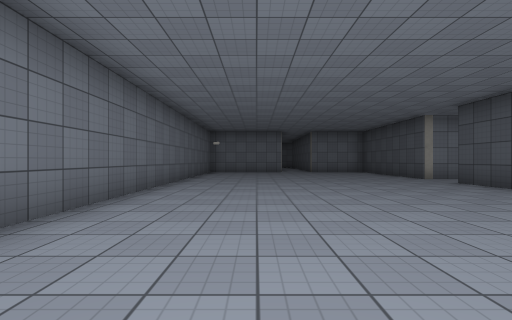
[1] (above)

16 first-person views from a walk through a scene from a Unity 3-D project. The camera is 1.2 m above the floor, looks level and sees 85° across. Doors are open. The floor is counted in squares, 2 m on a side. Each view is taken from the middle of a square. On the plan, view 1 faces up. The plan holds only what a view shows up to about 9 squares ahead; the rest is blank. The place goes on beyond the plan. The player is left out. Surface patterns are stand-ins for the level's own textures.

[2]
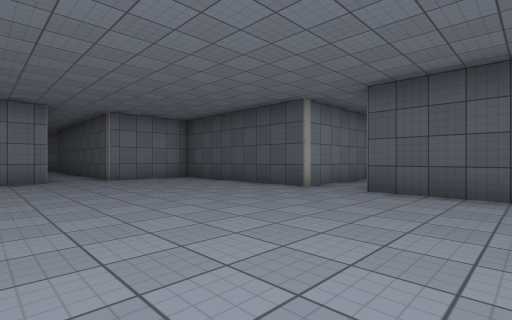

[3]
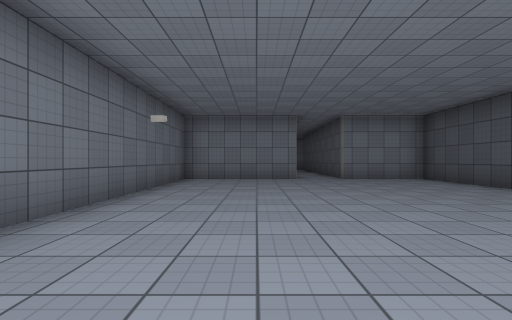

[4]
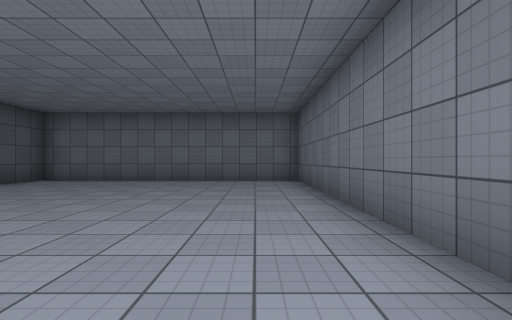

[5]
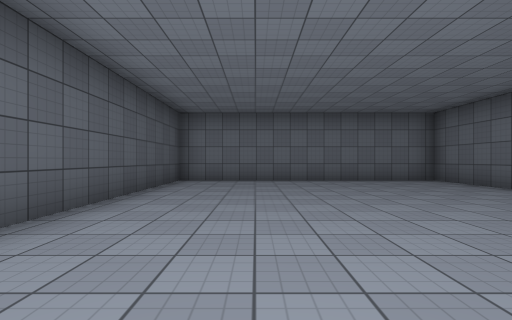

[6]
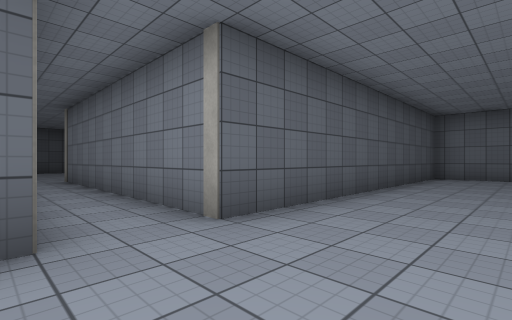

[7]
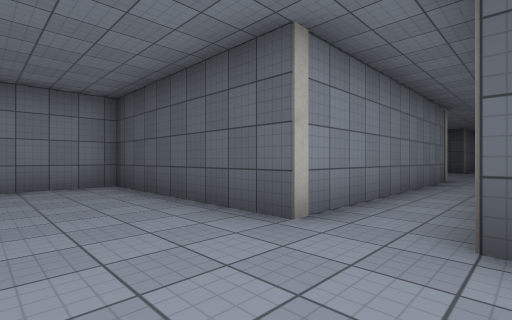

[8]
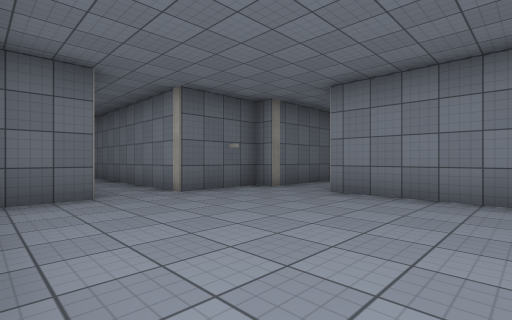

[9]
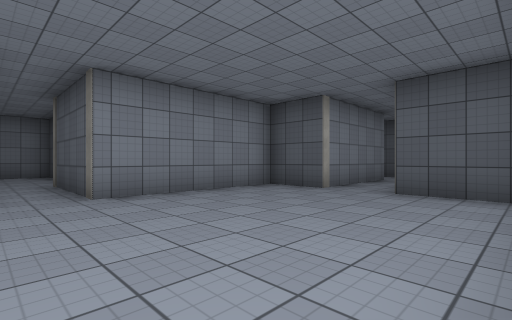

[10]
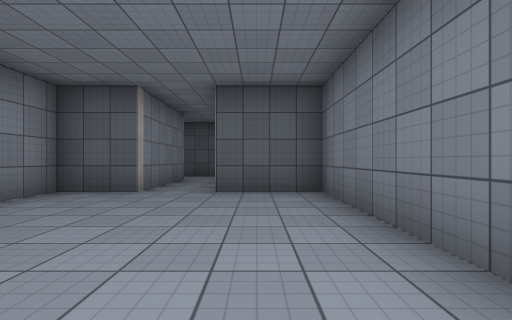

[11]
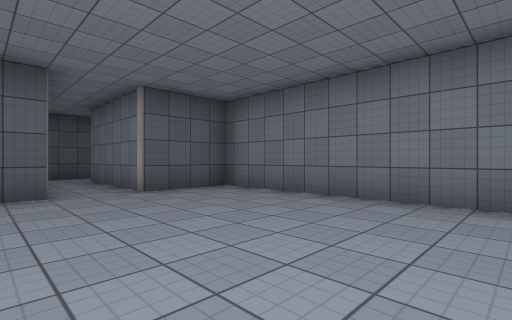

[12]
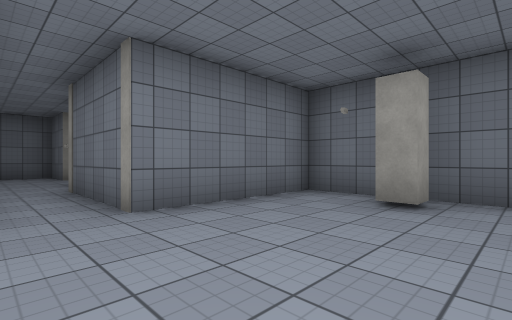

[13]
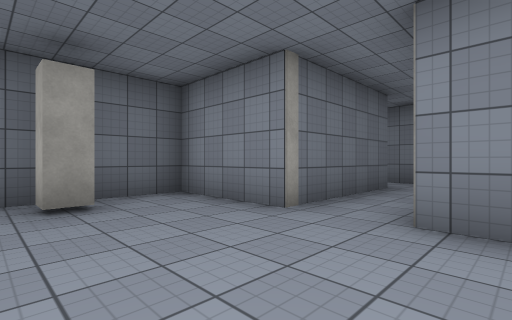

[14]
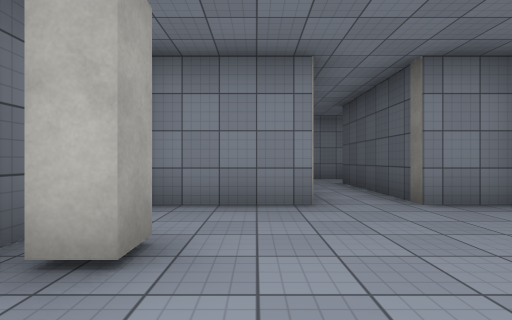

[15]
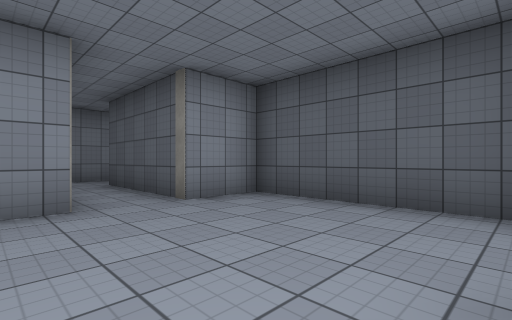

[16]
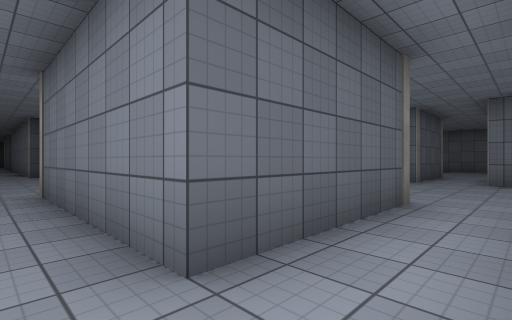

### Floor plan
Ten units are one square. View 1 is at (0, 0); x grows to the right and y downward. Boxes are objects, and circles mark ways between rooms. Rooms are numbered by the first view taken in them; rooms with no view inside come last. Other rooms are left out.
<svg viewBox="-27 -232 264 250">
<path fill="none" stroke="#000" d="M14 -137 -22 -137 -22 13 52 13 52 -72 123 -72M123 -87 52 -87 52 -137 27 -137M232 -75 232 -85M217 -92 183 -92 183 -107 142 -107M125 -57 183 -57 183 -77 217 -77M123 -72 123 -61M148 -141 148 -178 132 -178 132 -212 177 -212M118 -212 118 -178 93 -178 93 -138 128 -138 128 -107 123 -107 123 -87M137 -227 111 -227M142 -107 142 -138"/>
<rect x="95" y="-165" width="10" height="10" fill="#bbb"><title>other object</title></rect>
<circle cx="120" cy="-80" r="3" fill="#2a7"/>
<circle cx="135" cy="-105" r="3" fill="#2a7"/>
<text x="20" y="-60">1</text>
<text x="220" y="-50">2</text>
<text x="130" y="-170">3</text>
</svg>
Room 1 opens to room 2. Room 2 opens to room 3.

Where each view was taken, in squares from view 1:
view 1: 0 up, 0 right, facing up
view 2: 5 up, 0 right, facing up-right
view 3: 5 up, 0 right, facing up
view 4: 7 up, 1 left, facing down
view 5: 7 up, 3 right, facing down
view 6: 9 up, 3 right, facing down-right
view 7: 7 up, 3 right, facing up-right
view 8: 6 up, 17 right, facing up-left
view 9: 6 up, 13 right, facing up-right
view 10: 7 up, 13 right, facing right
view 11: 10 up, 13 right, facing down-right
view 12: 17 up, 14 right, facing down-left
view 13: 15 up, 14 right, facing up-left
view 14: 14 up, 11 right, facing up
view 15: 14 up, 11 right, facing up-right
view 16: 22 up, 12 right, facing down-right
